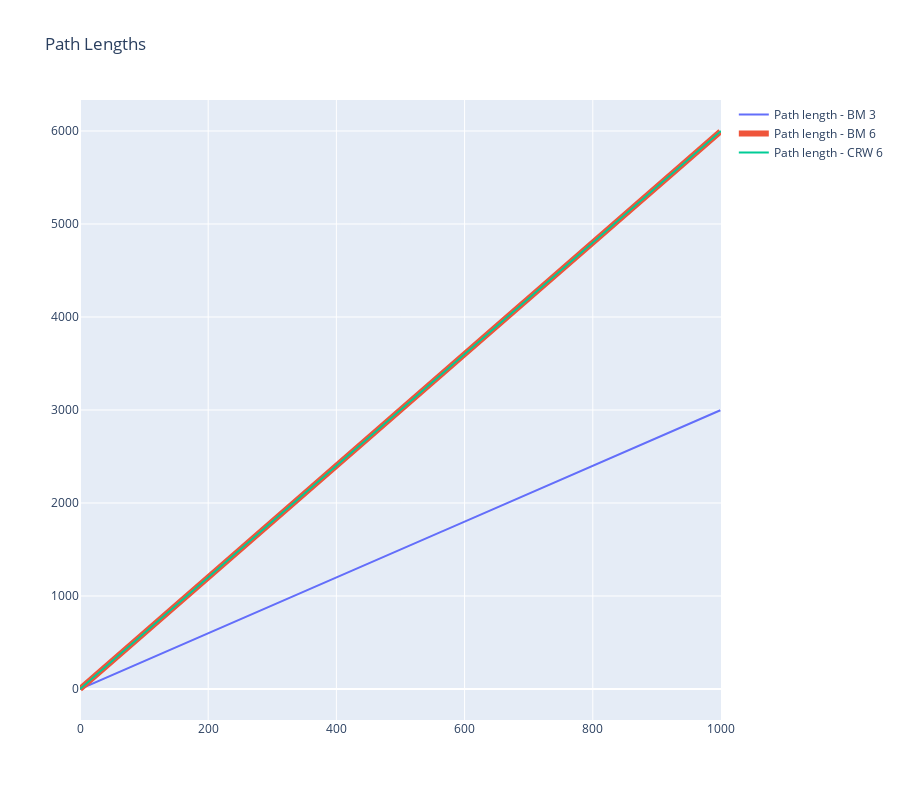

This figure's notebook cell:
### Code cell
fig = go.Figure()

fig.add_trace(go.Scatter(
    x= bm_pl_3.index,
    y= bm_pl_3.y_pos,
    name='Path length - BM 3',
    mode='lines',
    showlegend=True
))

fig.add_trace(go.Scatter(
    x= bm_pl_6.index,
    y= bm_pl_6.y_pos,
    name='Path length - BM 6',
    marker = dict(size=2),
    line = dict(width=6),
    mode='lines',
    showlegend=True
))

fig.add_trace(go.Scatter(
    x= crw_pl_6.index,
    y= crw_pl_6.y_pos,
    name='Path length - CRW 6',
    mode='lines',
    showlegend=True
))

fig.update_layout(
    title='Path Lengths',
    height=800,
)

fig.show()

### Figure 1 — Plotly figure (JSON) as saved in the notebook; plotly's stock layout.template omitted (floating-point values rounded to 4 significant figures; data arrays with more than 128 entries replaced by an {"elided": "..."} marker saying what was removed)
{"data": [{"mode": "lines", "name": "Path length - BM 3", "showlegend": true, "type": "scatter", "x": {"elided": "1000 int values"}, "y": {"elided": "1000 float values"}}, {"line": {"width": 6}, "marker": {"size": 2}, "mode": "lines", "name": "Path length - BM 6", "showlegend": true, "type": "scatter", "x": {"elided": "1000 int values"}, "y": {"elided": "1000 float values"}}, {"mode": "lines", "name": "Path length - CRW 6", "showlegend": true, "type": "scatter", "x": {"elided": "1001 int values"}, "y": {"elided": "1001 float values"}}], "layout": {"height": 800, "title": {"text": "Path Lengths"}}}
